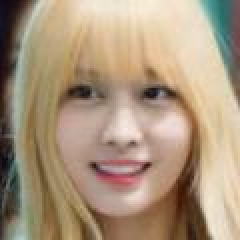
#> input picture test/1.jpg, 120 x 120 px (shown 2 times larger)
$ python -i video_2_image_data.py   (imports and definitions only)   (older library calls are emulated)
#> lines starting #> are read from the running program, lines starting #| are printed output that depends on the picture
import cv2
from PIL import Image
import numpy as np
import os
import json
import requests
from scipy.misc import imread

face_cascade = cv2.CascadeClassifier('haarcascade_frontalface_default.xml')
client_id = "NgyeOZXlBMA1XytCZjZf"
client_secret = "cGSR9XEp5b"
url = "https://openapi.naver.com/v1/vision/face"
headers = {'X-Naver-Client-Id': client_id, 'X-Naver-Client-Secret': client_secret }

count = 0
IMAGE_SIZE = 96
IMAGE_LIMIT = 1300

def convert_video(input_path, output_path):
#> called with input_path = 'test/1.jpg', output_path = 'out.png'
    global count

    vid = cv2.VideoCapture(input_path)
    success, image = vid.read()
#> image is the input picture: shape (120, 120, 3); mean B, G, R 124.7, 149.3, 170.5
    success = True
    while success and count < IMAGE_LIMIT:
        count += 1

        success, image = vid.read()
        if success:
            faces = face_detect(image)
            if faces == -1:
                continue
            image = np.array(Image.fromarray(image).crop(faces))
            cv2.imwrite(output_path + "frame%d.jpg" % count, image)


def face_detect_crop(input_path, output_path):
    image = cv2.imread(input_path)
    array = imread(input_path)
    faces = face_detect_by_naver(array)
    image = np.array(Image.fromarray(image).crop(faces))
    cv2.imwrite(output_path, image)

    image = Image.open(output_path)
    image = image.resize((IMAGE_SIZE, IMAGE_SIZE), Image.ANTIALIAS)
    image.save(output_path)


def face_detect(image):
    gray = cv2.cvtColor(image, cv2.COLOR_BGR2GRAY)
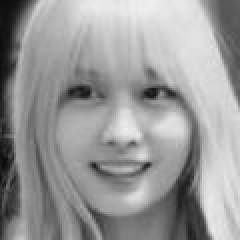
#> gray: shape (120, 120) (shown 2 times larger); min 10, max 240, mean 152.8

    faces = face_cascade.detectMultiScale(
        gray,
        scaleFactor=1.1,
        minNeighbors=5,
        minSize=(50, 50)
    )
#> faces = [[13, 13, 96, 96]]

    if len(faces) == 0:
        return -1
    x, y, w, h = faces[0]
#> x = 13; y = 13; w = 96; h = 96
    return x, y, x + w, y + h


def face_detect_by_naver(image):
    cv2.imwrite('temp.jpg', image)
    byte_image = {'image': open('temp.jpg', 'rb')}
    response = requests.post(url, files=byte_image, headers=headers)
    rescode = response.status_code
    if rescode == 200:
        try:
            face = json.loads(response.text)['faces'][0]['roi']
        except IndexError:
            return -1

        x = face['x']
        y = face['y']
        h = face['height']
        w = face['width']

        return x, y, x + w, y + h


def image_resize(path):
    files = [path + '/' + directory + '/' + file for directory in os.listdir(path) for file in os.listdir(path + '/' + directory)]
    for file in files:
        image = Image.open(file)
        image = image.resize((IMAGE_SIZE, IMAGE_SIZE), Image.ANTIALIAS)
        image.save(file)

# [3 lines not run here, left out]

>>> result = convert_video('test/1.jpg', 'out.png')
#> in convert_video, `faces = face_detect(image)`: faces = (13, 13, 109, 109)
#> in convert_video, `image = np.array(Image.fromarray(image).crop(faces))`:
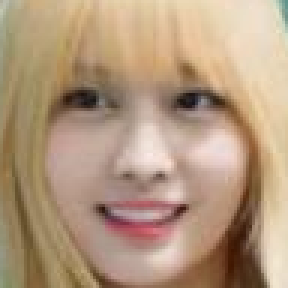
#> image: shape (96, 96, 3) (shown 3 times larger); mean B, G, R 125.6, 152.3, 179.2
